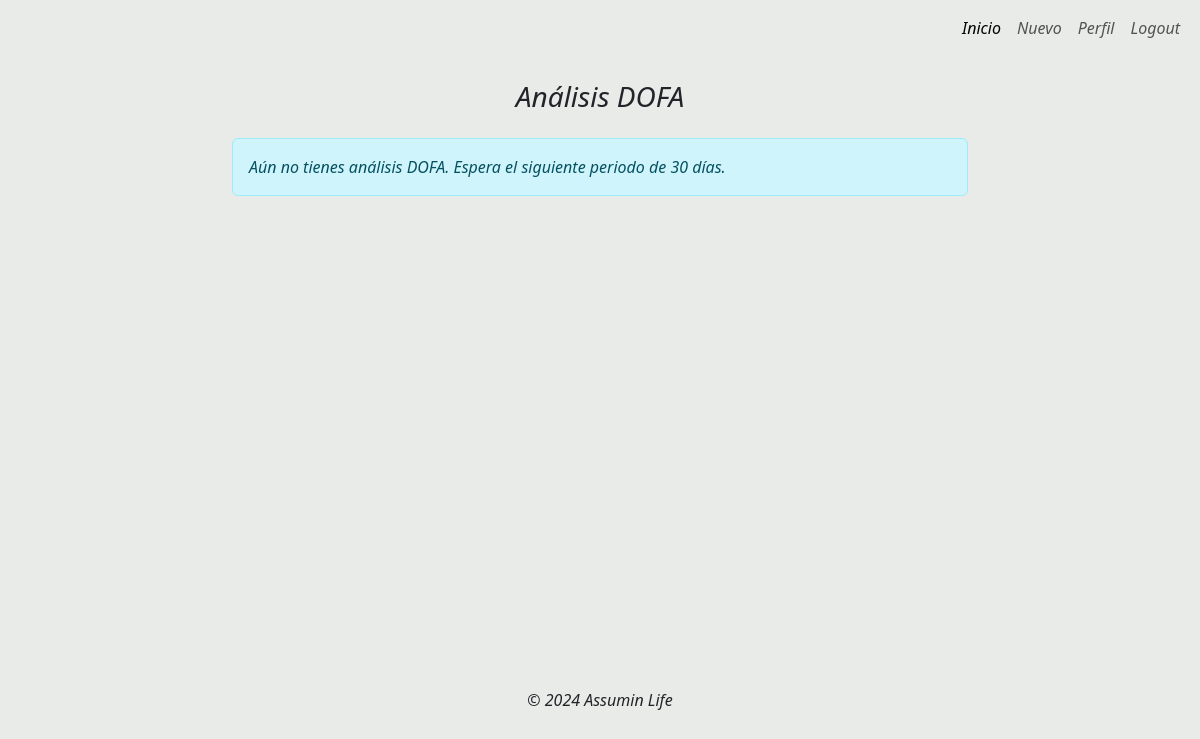
Before: /analysis/ (signed in) with the older database file.
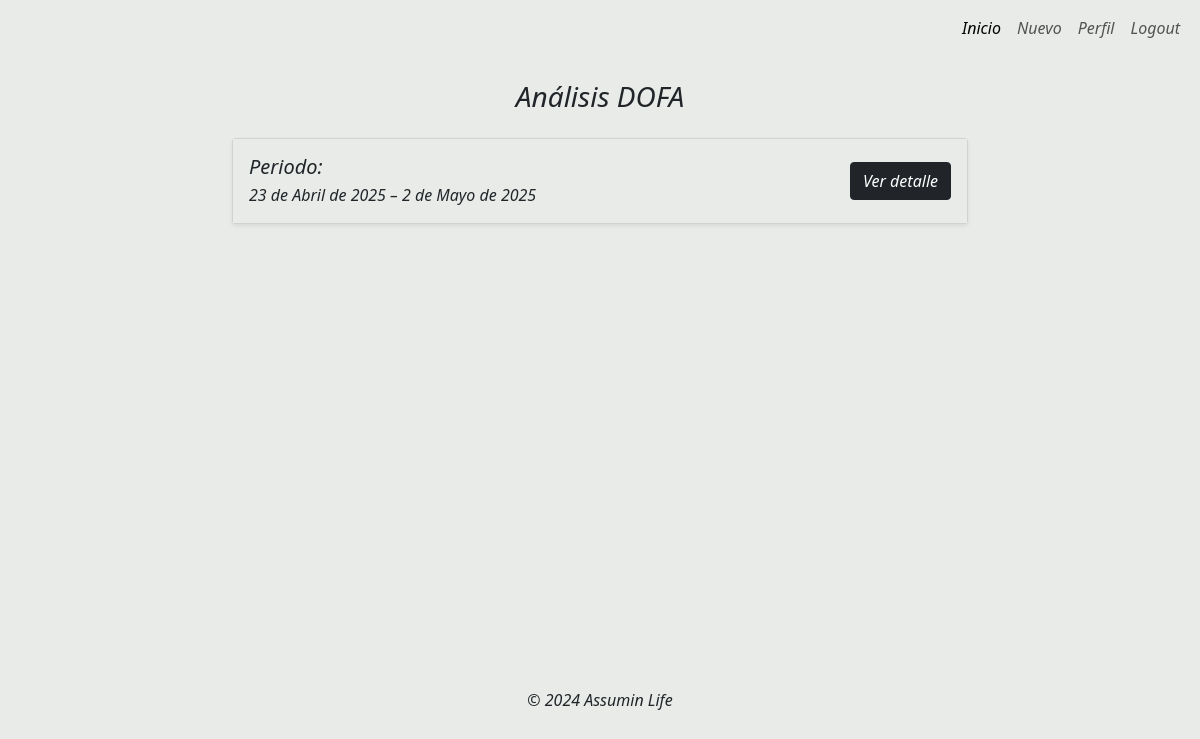
After: the same page with the newer database file.
### analysis_registers_ai/models.py (models this page shows, shortened)
class SWOTAnalysis(models.Model):
    user = models.ForeignKey(User, on_delete=models.CASCADE)
    period_start   = models.DateField()
    period_end     = models.DateField()
    analysis       = models.TextField(blank=True)        # <-- nuevo
    positive_patterns = models.JSONField(default=list)   # <-- nuevo
    negative_patterns = models.JSONField(default=list)   # <-- nuevo
    strengths      = models.TextField()
    weaknesses     = models.TextField()
    opportunities  = models.TextField()
    threats        = models.TextField()
    recommendations = models.TextField(blank=True)       # <-- nuevo
    previous       = models.ForeignKey('self', on_delete=models.SET_NULL, null=True, blank=True)
    processed_count= models.PositiveIntegerField(default=0)
    created_at     = models.DateTimeField(auto_now_add=True)
    class Meta:
        ordering = ['-created_at']
        verbose_name = 'Análisis DOFA'
        verbose_name_plural = 'Análisis DOFA'

### analysis_registers_ai/views.py (the view)
# urls.py: path('', SWOTListView.as_view(), name='swot_list'),
class SWOTListView(LoginRequiredMixin, ListView):
    model = SWOTAnalysis
    template_name = 'analysis/list.html'
    context_object_name = 'analyses'
    def get_queryset(self):
        return SWOTAnalysis.objects.filter(user=self.request.user)

### analysis_registers_ai/templates/analysis/list.html
{% extends 'layouts/base_login.html' %}
{% block content %}
<div class="row my-4" style="height: 28rem;">
  <div class="col-12 col-md-8 offset-md-2">
    <h3 class="mb-4 text-center" style="font-weight: 500;">Análisis DOFA</h3>
    <div class="row g-3">
      {% for analysis in analyses %}
      <div class="col-12">
        <div class="card rounded-1 shadow-sm">
          <div class="card-body" style="background-color: rgb(232, 235, 232);">
            <div class="d-flex justify-content-between align-items-center">
              <div>
                <h5 class="mb-1">Periodo:</h5>
                <p class="mb-0">{{ analysis.period_start }} – {{ analysis.period_end }}</p>
              </div>
              <a href="{% url 'swot_detail' analysis.pk %}" class="btn btn-dark rounded-1">
                Ver detalle
              </a>
            </div>
          </div>
        </div>
      </div>
      {% empty %}
      <div class="col-12">
        <div class="alert alert-info">
          Aún no tienes análisis DOFA. Espera el siguiente periodo de 30 días.
        </div>
      </div>
      {% endfor %}
    </div>
  </div>
</div>
{% endblock %}

### login/templates/layouts/base_login.html (shortened to what this page needs)
{% load static %}
{% load socialaccount %}
<!DOCTYPE html>
<html lang="es">
<head>
    <link href="https://cdn.jsdelivr.net/npm/bootstrap@5.3.3/dist/css/bootstrap.min.css" rel="stylesheet">
    <link rel="stylesheet" href="https://cdnjs.cloudflare.com/ajax/libs/font-awesome/6.5.1/css/all.min.css" />
</head>
<body style="background-color: rgb(232, 235, 232); font-style: oblique;">
    <nav class="navbar navbar-expand-lg">
        <div class="container-fluid">
            <div class="collapse navbar-collapse" id="navbarNav">
                <ul class="navbar-nav ms-auto">
                    {% if request.user.is_authenticated %}
                    <li class="nav-item">
                        <a class="nav-link active" href="{% url 'registro_lista' %}">Inicio</a>
                    </li>
                    <li class="nav-item">
                        <a class="nav-link" href="{% url 'registro_nuevo' %}">Nuevo</a>
                    </li>
                    <li class="nav-item">
                        <a class="nav-link" href="{% url 'profile' %}">Perfil</a>
                    </li>
                    <li class="nav-item">
                        <a class="nav-link" href="{% url 'exit' %}">Logout</a>
                    </li>
                    {% endif %}
                </ul>
            </div>
        </div>
    </nav>
    <div class="container">
        {% block content %}{% endblock %}
    </div>
    <footer class="text-center mt-5" style="padding-top: 7rem;">
         <p>© 2024 Assumin Life</p>
    </footer>
</body>
</html>

Changed rows visible on the page:
added SWOTAnalysis: period_start "23 de Abril de 2025", period_end "2 de Mayo de 2025"
Other visible differences:
text no longer shown: "Aún no tienes análisis DOFA. Espera el siguiente periodo de 30 días."
